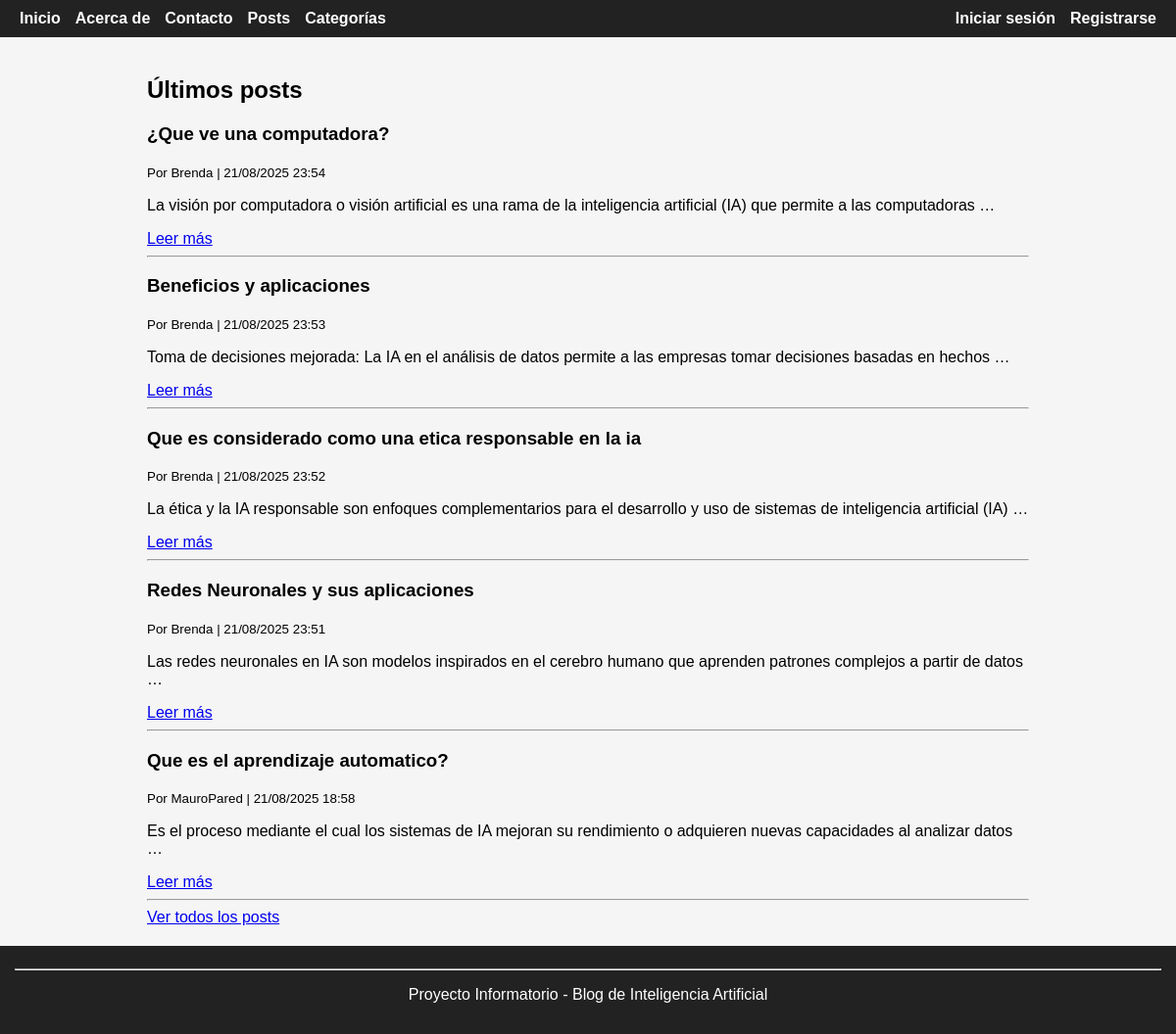
The page / on the database its author committed.
### posts/models.py (models this page shows, shortened)
class Post(models.Model):
    titulo = models.CharField(max_length=200)
    contenido = models.TextField()
    fecha_creacion = models.DateTimeField(auto_now_add=True)
    autor = models.ForeignKey(User, on_delete=models.CASCADE)
    categoria = models.ForeignKey(Categoria, on_delete=models.PROTECT, related_name="posts")

### paginas/views.py (the view)
# urls.py: path('', views.Inicio, name='Inicio'),
def Inicio(request):
    posts = Post.objects.all().order_by('-fecha_creacion')[:5]
    return render(request, 'paginas/home.html', {'posts': posts})

### paginas/context_processors.py (called while the page is built)
def categorias_context(request):
    return {
        'categorias_globales': Categoria.objects.all()
    }

### paginas/templates/paginas/home.html (shortened to what this page needs)
{% extends "base.html" %}
{% block content %}
<h2>Últimos posts</h2>
{% if posts %}
    {% for post in posts %}
        <article>
            <h3>{{ post.titulo }}</h3>
            <p><small>Por {{ post.autor }} | {{ post.fecha_creacion|date:"d/m/Y H:i" }}</small></p>
            <p>{{ post.contenido|truncatewords:20 }}</p>
            <a href="{% url 'detalles_post' post.id %}">Leer más</a>
        </article>
        <hr>
    {% endfor %}
    <a href="{% url 'lista_posts' %}">Ver todos los posts</a>
{% else %}
    <p>No hay posts todavía.</p>
{% endif %}
{% endblock %}

### static/css/style.css (style rules this page uses)
body { font-family: Arial, sans-serif; background-color: #f5f5f5; margin: 0; padding: 0; min-height: 100vh; display: flex; flex-direction: column; }

### rows shown on the page
Post: titulo "¿Que ve una computadora?", autor "Brenda", fecha_creacion "21/08/2025 23:54", contenido "La visión por computadora o visión artificial es una rama de la inteligencia artificial (IA) que permite a las computadoras …"
Post: titulo "Beneficios y aplicaciones", autor "Brenda", fecha_creacion "21/08/2025 23:53", contenido "Toma de decisiones mejorada: La IA en el análisis de datos permite a las empresas tomar decisiones basadas en hechos …"
Post: titulo "Que es considerado como una etica responsable en la ia", autor "Brenda", fecha_creacion "21/08/2025 23:52", contenido "La ética y la IA responsable son enfoques complementarios para el desarrollo y uso de sistemas de inteligencia artificial (IA) …"
Post: titulo "Redes Neuronales y sus aplicaciones", autor "Brenda", fecha_creacion "21/08/2025 23:51", contenido "Las redes neuronales en IA son modelos inspirados en el cerebro humano que aprenden patrones complejos a partir de datos …"
Post: titulo "Que es el aprendizaje automatico?", autor "MauroPared", fecha_creacion "21/08/2025 18:58", contenido "Es el proceso mediante el cual los sistemas de IA mejoran su rendimiento o adquieren nuevas capacidades al analizar datos …"
